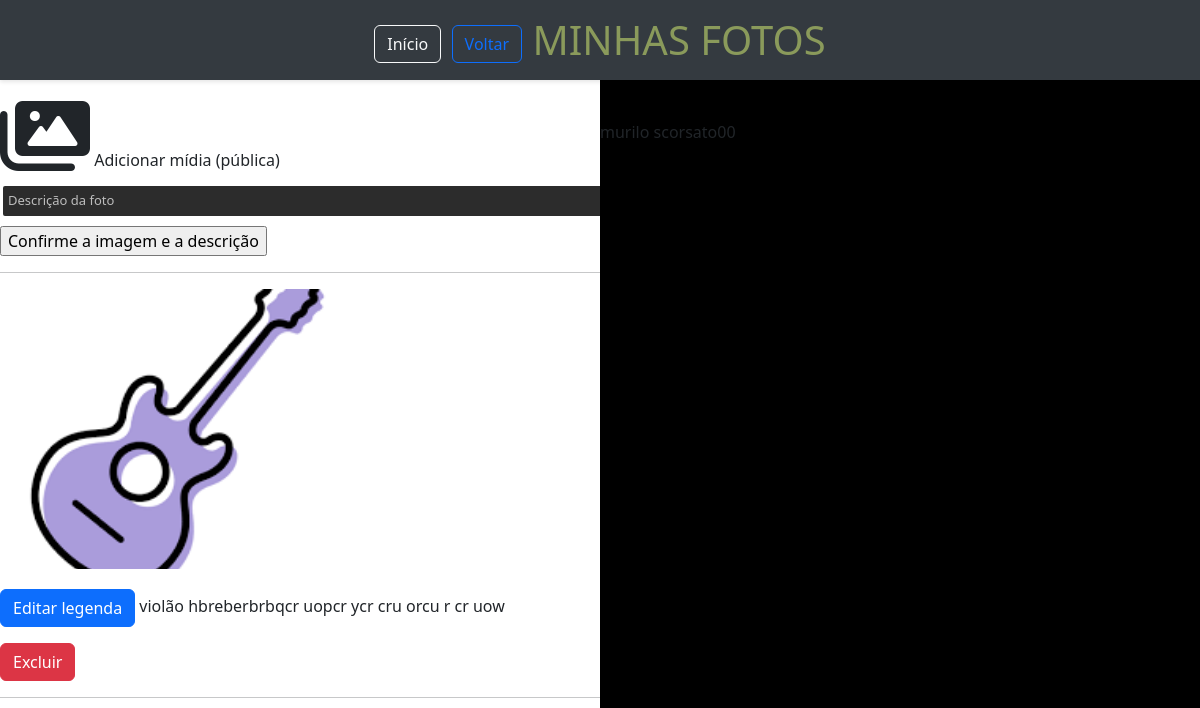
Screenshot of /plataforma/galeria/minhas_fotos/ (signed in) with the database file from the repository.
### galeria/models.py (models this page shows, shortened)
class ImgPublica(models.Model):
    descricao = models.TextField()
    img_pub = models.FileField(upload_to="img_publico")
    usuario = models.ForeignKey(User, on_delete=models.CASCADE)  # Relaciona com o modelo User

### galeria/views.py (the view, shortened to what this page needs)
# urls.py: path('galeria/minhas_fotos/', views.minhas_fotos, name='minhas_fotos'),
@login_required(login_url='/auth/cadastro')
def minhas_fotos(request):
    usuario = request.user  # Objeto 'User'
    if request.method == 'GET':
        fotos_usuario = ImgPublica.objects.filter(usuario=usuario).order_by('-id')
        return render(request, 'minhas_fotos.html', {'fotos_usuario': fotos_usuario})

### galeria/templates/minhas_fotos.html (shortened to what this page needs)
{% extends 'base_galeria.html' %}
{% load static %}
{% block head %}
    <link rel="stylesheet" href="https://cdnjs.cloudflare.com/ajax/libs/font-awesome/6.0.0-beta3/css/all.min.css">
    <link rel="stylesheet" href="{% static 'plataforma/css/plataforma.css' %}">
    <link rel="stylesheet" href="{% static 'galeria/css/galeria.css' %}">
{% endblock %}
{% block body %}
<h1 class="fixed-header">
    <a href="{% url 'plataforma' %}"><button type="button" class="btn btn-outline-light">Início</button></a>
    <a href="{% url 'galeria' %}"><button type="button" class="btn btn-outline-primary">Voltar</button></a>
    MINHAS FOTOS
</h1>
<br><br><br><br>
<form action="{% url 'minhas_fotos' %}" method="POST" enctype="multipart/form-data">
    <label for="img_publico" style="cursor: pointer;">
        <i class="fa-solid fa-images fa-5x"></i> Adicionar mídia (pública)
    </label>
    <input type="submit" value="Confirme a imagem e a descrição">
</form>
<div class="galeria">
    {% for foto in fotos_usuario %}
        <div class="foto-item">
            {% if foto.img_pub %}
                <img src="{{ foto.img_pub.url }}" alt="Descrição: {{ foto.descricao }}">
            {% else %}
                <p>Sem imagem disponível.</p>
            {% endif %}
        </div>
        <p>
            <button type="button" class="btn btn-primary" data-bs-toggle="modal" data-bs-target="#modalEditar{{ foto.id }}">
                Editar legenda
            </button>
            {{ foto.descricao }}
            <form action="{% url 'excluir_foto' foto.id %}" method="POST" style="display:inline;">
                <button type="submit" class="btn btn-danger">Excluir</button>
            </form>
        </p>
        <hr><br>
    {% empty %}
        <p>Você ainda não tem fotos publicadas.</p>
    {% endfor %}
</div>
<br><br>
<div class="col-md-6 fixed-column bg-black">
    <br><br><br><br><br>
    murilo scorsato00
</div>
{% endblock %}

### templates/static/plataforma/css/plataforma.css (style rules this page uses)
h1 { color: #8A9A5B; }
.fixed-header { position: fixed; top: 0; left: 0; width: 100%; z-index: 1030; background-color: #343a40; text-align: center; padding: 1rem 0; box-shadow: 0 2px 4px rgba(0, 0, 0, 0.1); }
@media (min-width: 769px) { .fixed-column { position: fixed; right: 0; top: 0; height: 100vh; width: 50%; } }
::placeholder { color: #bdbdbd; }

### templates/static/galeria/css/galeria.css (style rules this page uses)
.galeria { display: block; }
.foto-item { width: 355px; height: 280px; margin-bottom: 20px; overflow: hidden; }
.foto-item img { width: 100%; height: 100%; object-fit: cover; }

### rows the page displays
ImgPublica: img_pub (picture), descricao "violão hbreberbrbqcr uopcr ycr cru orcu r cr uow"
